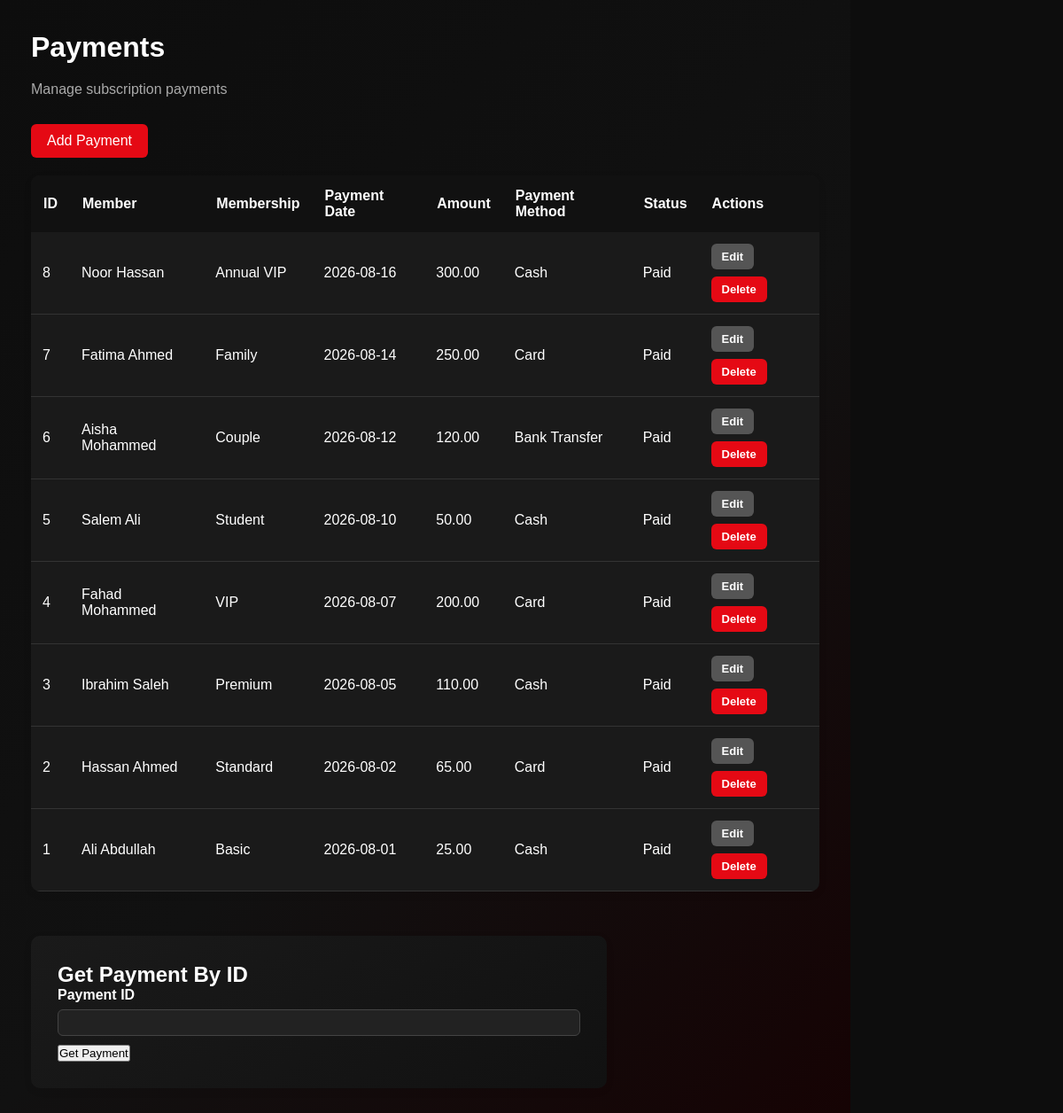
Page /pages/payments/payments.php on the committed database.
### tables this page shows
CREATE TABLE `payments` (
  `payment_id` int(10) NOT NULL,
  `payment_date` date NOT NULL,
  `amount` decimal(10,2) NOT NULL,
  `payment_method` varchar(30) NOT NULL,
  `payment_status` varchar(20) NOT NULL,
  `subscription_id` int(10) NOT NULL
);

CREATE TABLE `users` (
  `user_id` int(10) NOT NULL COMMENT 'pk',
  `full_name` varchar(100) NOT NULL,
  `username` varchar(50) NOT NULL,
  `password` varchar(255) NOT NULL,
  `role` varchar(20) NOT NULL,
  `profile_id` int(10) DEFAULT 4,
  `phone` varchar(20) NOT NULL,
  `email` varchar(100) NOT NULL,
  `status` varchar(20) NOT NULL,
  `image` varchar(255) DEFAULT NULL
);

CREATE TABLE `memberships` (
  `membership_id` int(10) NOT NULL,
  `membership_name` varchar(100) NOT NULL,
  `duration` int(3) NOT NULL,
  `price` decimal(10,2) NOT NULL,
  `description` varchar(200) DEFAULT NULL
);

### classes/BaseModel.php (called while the page is built, shortened)
<?php
require_once __DIR__ . "/../config/database.php";
class BaseModel
{
    protected $conn;
    public function __construct()
    {
        global $conn;
        $this->conn = $conn;
    }
    protected function fetchAll($sql, $types = "", ...$params)
    {
        $stmt = $this->conn->prepare($sql);
        if (!$stmt->execute()) {
            die("Execute failed: " . $stmt->error);
        }
        $result = $stmt->get_result();
        return $result->fetch_all(MYSQLI_ASSOC);
    }
}

### classes/payment.php (called while the page is built, shortened)
<?php
require_once __DIR__ . "/BaseModel.php";
class Payment extends BaseModel
{
    public function getAllPayments()
    {
        return $this->fetchAll(
            "SELECT
                payments.*,
                subscriptions.member_id,
                subscriptions.membership_id,
                users.full_name,
                memberships.membership_name
             FROM payments
             INNER JOIN subscriptions
                ON payments.subscription_id = subscriptions.subscription_id
             INNER JOIN members
                ON subscriptions.member_id = members.member_id
             INNER JOIN users
                ON members.user_id = users.user_id
             INNER JOIN memberships
                ON subscriptions.membership_id = memberships.membership_id
             ORDER BY payments.payment_id DESC"
        );
    }
}

### pages/payments/payments.php (the view, shortened to what this page needs)
<?php
require_once __DIR__ . "/../../classes/payment.php";
$payment = new Payment();
$payments = $payment->getAllPayments();
?>
<!DOCTYPE html>
<html lang="en">
<head>
    <link rel="stylesheet" href="../../assets/css/style.css">
</head>
<body>
    <div class="main-content">
        <div class="dashboard-header">
            <h1>Payments</h1>
            <p>Manage subscription payments</p>
        </div>
        <a href="add_payment.php">
            Add Payment
        </a>
        <table>
            <tr>
                <th>ID</th>
                <th>Member</th>
                <th>Membership</th>
                <th>Payment Date</th>
                <th>Amount</th>
                <th>Payment Method</th>
                <th>Status</th>
                <th>Actions</th>
            </tr>
            <?php foreach ($payments as $item): ?>
                <tr>
                    <td>
                        <?= $item["payment_id"] ?>
                    </td>
                    <td>
                        <?= htmlspecialchars($item["full_name"]) ?>
                    </td>
                    <td>
                        <?= htmlspecialchars($item["membership_name"]) ?>
                    </td>
                    <td>
                        <?= htmlspecialchars($item["payment_date"]) ?>
                    </td>
                    <td>
                        <?= htmlspecialchars($item["amount"]) ?>
                    </td>
                    <td>
                        <?= htmlspecialchars($item["payment_method"]) ?>
                    </td>
                    <td>
                        <?= htmlspecialchars($item["payment_status"]) ?>
                    </td>
                    <td>
                        <div class="table-actions">
                            <a
                                href="edit_payment.php?id=<?= $item["payment_id"] ?>"
                                class="edit-button"
                            >
                                Edit
                            </a>
                            <a
                                href="delete_payment.php?id=<?= $item["payment_id"] ?>"
                                class="delete-button"
                                onclick="return confirm('Are you sure you want to delete this payment?');"
                            >
                                Delete
                            </a>
                        </div>
                    </td>
                </tr>
            <?php endforeach; ?>
        </table>
        <div class="form-container">
    <h2>Get Payment By ID</h2>
    <form method="POST">
        <div class="form-group">
        <label for="payment_id">Payment ID</label>
        <input
            type="number"
            id="payment_id"
            name="payment_id"
            min="1"
            required
        >
        </div>
        <button type="submit">
            Get Payment
        </button>
    </form>
</div>
</div>
</body>
</html>

### rows in the picture
payments: payment_id "8", users.full_name "Noor Hassan", memberships.membership_name "Annual VIP", payment_date "2026-08-16", amount "300.00", payment_method "Cash", payment_status "Paid"
payments: payment_id "7", users.full_name "Fatima Ahmed", memberships.membership_name "Family", payment_date "2026-08-14", amount "250.00", payment_method "Card", payment_status "Paid"
payments: payment_id "6", users.full_name "Aisha Mohammed", memberships.membership_name "Couple", payment_date "2026-08-12", amount "120.00", payment_method "Bank Transfer", payment_status "Paid"
payments: payment_id "5", users.full_name "Salem Ali", memberships.membership_name "Student", payment_date "2026-08-10", amount "50.00", payment_method "Cash", payment_status "Paid"
payments: payment_id "4", users.full_name "Fahad Mohammed", memberships.membership_name "VIP", payment_date "2026-08-07", amount "200.00", payment_method "Card", payment_status "Paid"
payments: payment_id "3", users.full_name "Ibrahim Saleh", memberships.membership_name "Premium", payment_date "2026-08-05", amount "110.00", payment_method "Cash", payment_status "Paid"
payments: payment_id "2", users.full_name "Hassan Ahmed", memberships.membership_name "Standard", payment_date "2026-08-02", amount "65.00", payment_method "Card", payment_status "Paid"
payments: payment_id "1", users.full_name "Ali Abdullah", memberships.membership_name "Basic", payment_date "2026-08-01", amount "25.00", payment_method "Cash", payment_status "Paid"
